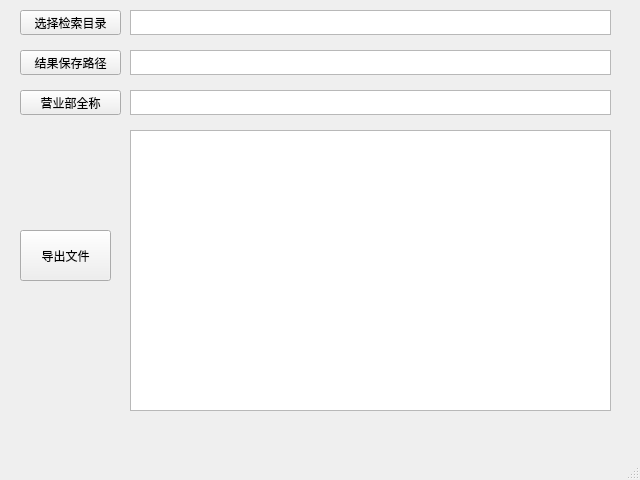
<?xml version="1.0" encoding="UTF-8"?>
<ui version="4.0">
 <class>MainWindow</class>
 <widget class="QMainWindow" name="MainWindow">
  <property name="enabled">
   <bool>true</bool>
  </property>
  <property name="geometry">
   <rect>
    <x>0</x>
    <y>0</y>
    <width>640</width>
    <height>480</height>
   </rect>
  </property>
  <property name="minimumSize">
   <size>
    <width>640</width>
    <height>480</height>
   </size>
  </property>
  <property name="maximumSize">
   <size>
    <width>640</width>
    <height>480</height>
   </size>
  </property>
  <property name="windowTitle">
   <string>目录文件检索工具</string>
  </property>
  <property name="windowOpacity">
   <double>1.000000000000000</double>
  </property>
  <widget class="QWidget" name="centralwidget">
   <widget class="QPushButton" name="selectButton">
    <property name="geometry">
     <rect>
      <x>20</x>
      <y>10</y>
      <width>101</width>
      <height>25</height>
     </rect>
    </property>
    <property name="text">
     <string>选择检索目录</string>
    </property>
   </widget>
   <widget class="QListWidget" name="listExistFile">
    <property name="geometry">
     <rect>
      <x>130</x>
      <y>130</y>
      <width>481</width>
      <height>281</height>
     </rect>
    </property>
   </widget>
   <widget class="QPushButton" name="exportButton">
    <property name="geometry">
     <rect>
      <x>20</x>
      <y>50</y>
      <width>101</width>
      <height>25</height>
     </rect>
    </property>
    <property name="text">
     <string>结果保存路径</string>
    </property>
   </widget>
   <widget class="QTextEdit" name="selectPath">
    <property name="geometry">
     <rect>
      <x>130</x>
      <y>10</y>
      <width>481</width>
      <height>25</height>
     </rect>
    </property>
   </widget>
   <widget class="QPushButton" name="pushButton">
    <property name="geometry">
     <rect>
      <x>20</x>
      <y>230</y>
      <width>91</width>
      <height>51</height>
     </rect>
    </property>
    <property name="text">
     <string>导出文件</string>
    </property>
   </widget>
   <widget class="QTextEdit" name="exportPath">
    <property name="geometry">
     <rect>
      <x>130</x>
      <y>50</y>
      <width>481</width>
      <height>25</height>
     </rect>
    </property>
   </widget>
   <widget class="QPushButton" name="bdNameButton">
    <property name="geometry">
     <rect>
      <x>20</x>
      <y>90</y>
      <width>101</width>
      <height>25</height>
     </rect>
    </property>
    <property name="text">
     <string>营业部全称</string>
    </property>
   </widget>
   <widget class="QTextEdit" name="bdNameText">
    <property name="geometry">
     <rect>
      <x>130</x>
      <y>90</y>
      <width>481</width>
      <height>25</height>
     </rect>
    </property>
   </widget>
  </widget>
  <widget class="QMenuBar" name="menubar">
   <property name="geometry">
    <rect>
     <x>0</x>
     <y>0</y>
     <width>640</width>
     <height>23</height>
    </rect>
   </property>
  </widget>
  <widget class="QStatusBar" name="statusbar"/>
 </widget>
 <resources/>
 <connections/>
</ui>
